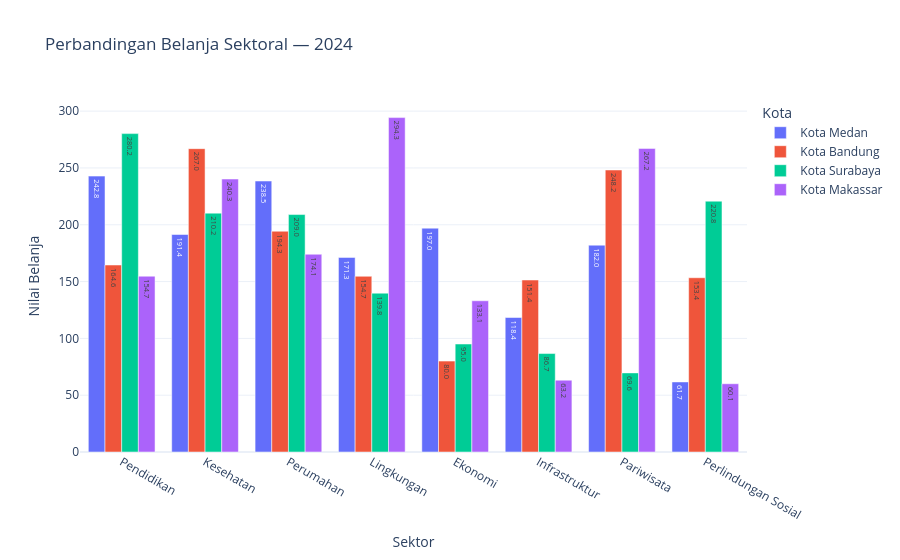

Notebook code for this chart:
### Markdown cell above
## Visualisasi kota pilihan, banyak variabel

### Code cell
import pandas as pd
import plotly.express as px

# =========================
# LOAD DATA
# =========================

url = "https://raw.githubusercontent.com/Alam-A99/DATAAKSI/main/dataset_fiskal_97_hipoFull.csv"

df = pd.read_csv(url)

# =========================
# VARIABEL BELANJA
# =========================

spending_cols = [
    "bm_pendidikan",
    "bm_kesehatan",
    "bm_perumahan",
    "bm_lingkungan",
    "bm_ekonomi",
    "bm_infrastruktur",
    "bm_pariwisata",
    "bm_perlindungan_sosial"
]

# =========================
# PILIH KOTA
# =========================

selected_cities = [
    "Kota Makassar",
    "Kota Medan",
    "Kota Bandung",
    "Kota Surabaya"
]

selected_year = 2024

data = df[
    (df["Kota"].isin(selected_cities)) &
    (df["Tahun"] == selected_year)
].copy()

# =========================
# UBAH WIDE → LONG
# =========================

long_data = data.melt(
    id_vars=["Kota", "Tahun"],
    value_vars=spending_cols,
    var_name="Sektor",
    value_name="Belanja"
)

# =========================
# LABEL SEKTOR
# =========================

sector_labels = {
    "bm_pendidikan": "Pendidikan",
    "bm_kesehatan": "Kesehatan",
    "bm_perumahan": "Perumahan",
    "bm_lingkungan": "Lingkungan",
    "bm_ekonomi": "Ekonomi",
    "bm_infrastruktur": "Infrastruktur",
    "bm_pariwisata": "Pariwisata",
    "bm_perlindungan_sosial": "Perlindungan Sosial"
}

long_data["Sektor"] = long_data["Sektor"].map(sector_labels)

# =========================
# VISUALISASI
# =========================

fig = px.bar(
    long_data,
    x="Sektor",
    y="Belanja",
    color="Kota",
    barmode="group",
    title=f"Perbandingan Belanja Sektoral — {selected_year}",
    text_auto=".1f"
)

fig.update_layout(
    xaxis_title="Sektor",
    yaxis_title="Nilai Belanja",
    legend_title="Kota",
    template="plotly_white"
)

fig.show()

### Figure 1 — Plotly figure (JSON) as saved in the notebook; plotly's stock layout.template omitted (floating-point values rounded to 4 significant figures)
{"data": [{"alignmentgroup": "True", "hovertemplate": "Kota=Kota Medan<br>Sektor=%{x}<br>Belanja=%{y}<extra></extra>", "legendgroup": "Kota Medan", "marker": {"color": "#636efa", "pattern": {"shape": ""}}, "name": "Kota Medan", "offsetgroup": "Kota Medan", "orientation": "v", "showlegend": true, "textposition": "auto", "texttemplate": "%{y:.1f}", "type": "bar", "x": ["Pendidikan", "Kesehatan", "Perumahan", "Lingkungan", "Ekonomi", "Infrastruktur", "Pariwisata", "Perlindungan Sosial"], "xaxis": "x", "y": [242.8, 191.4, 238.5, 171.3, 197.0, 118.4, 182.0, 61.67], "yaxis": "y"}, {"alignmentgroup": "True", "hovertemplate": "Kota=Kota Bandung<br>Sektor=%{x}<br>Belanja=%{y}<extra></extra>", "legendgroup": "Kota Bandung", "marker": {"color": "#EF553B", "pattern": {"shape": ""}}, "name": "Kota Bandung", "offsetgroup": "Kota Bandung", "orientation": "v", "showlegend": true, "textposition": "auto", "texttemplate": "%{y:.1f}", "type": "bar", "x": ["Pendidikan", "Kesehatan", "Perumahan", "Lingkungan", "Ekonomi", "Infrastruktur", "Pariwisata", "Perlindungan Sosial"], "xaxis": "x", "y": [164.6, 267.0, 194.3, 154.7, 79.99, 151.4, 248.2, 153.4], "yaxis": "y"}, {"alignmentgroup": "True", "hovertemplate": "Kota=Kota Surabaya<br>Sektor=%{x}<br>Belanja=%{y}<extra></extra>", "legendgroup": "Kota Surabaya", "marker": {"color": "#00cc96", "pattern": {"shape": ""}}, "name": "Kota Surabaya", "offsetgroup": "Kota Surabaya", "orientation": "v", "showlegend": true, "textposition": "auto", "texttemplate": "%{y:.1f}", "type": "bar", "x": ["Pendidikan", "Kesehatan", "Perumahan", "Lingkungan", "Ekonomi", "Infrastruktur", "Pariwisata", "Perlindungan Sosial"], "xaxis": "x", "y": [280.2, 210.2, 209.0, 139.8, 95.04, 86.65, 69.63, 220.8], "yaxis": "y"}, {"alignmentgroup": "True", "hovertemplate": "Kota=Kota Makassar<br>Sektor=%{x}<br>Belanja=%{y}<extra></extra>", "legendgroup": "Kota Makassar", "marker": {"color": "#ab63fa", "pattern": {"shape": ""}}, "name": "Kota Makassar", "offsetgroup": "Kota Makassar", "orientation": "v", "showlegend": true, "textposition": "auto", "texttemplate": "%{y:.1f}", "type": "bar", "x": ["Pendidikan", "Kesehatan", "Perumahan", "Lingkungan", "Ekonomi", "Infrastruktur", "Pariwisata", "Perlindungan Sosial"], "xaxis": "x", "y": [154.7, 240.2, 174.1, 294.3, 133.1, 63.21, 267.2, 60.08], "yaxis": "y"}], "layout": {"barmode": "group", "legend": {"title": {"text": "Kota"}, "tracegroupgap": 0}, "title": {"text": "Perbandingan Belanja Sektoral — 2024"}, "xaxis": {"anchor": "y", "domain": [0, 1], "title": {"text": "Sektor"}}, "yaxis": {"anchor": "x", "domain": [0, 1], "title": {"text": "Nilai Belanja"}}}}
